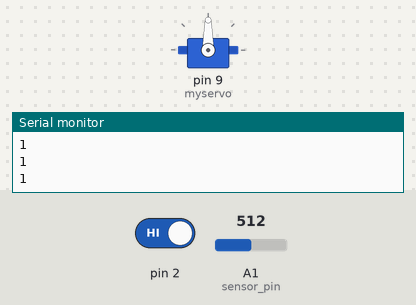
This sketch was run on a simulated Arduino Uno, built with avr-gcc and run on an emulated ATmega328P. On the bench: servo, the last lines printed to the serial monitor. The test bench sets the inputs (shaded band); at power-on: pin 2 HIGH, A1 (sensor_pin) = 512.

Above: at 4.8 s.
4.9 s: pin 2 driven LOW
At 8.9 s:
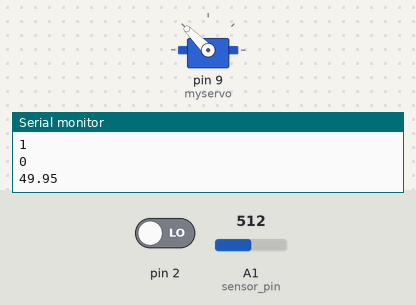
9.5 s: A1 (sensor_pin) set to 673
15.5 s: A1 (sensor_pin) set to 695
21.5 s: A1 (sensor_pin) set to 511
27.5 s: A1 (sensor_pin) set to 716
At 30.0 s:
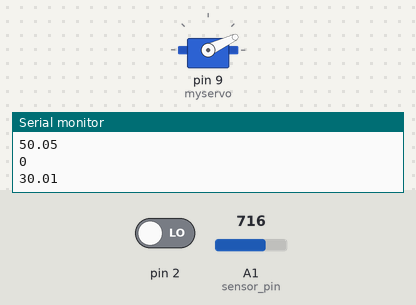
30.8 s: A1 (sensor_pin) set to 306
Timing chart, 0 to 37.8 s (numbered marks = the images above; inputs shaded):
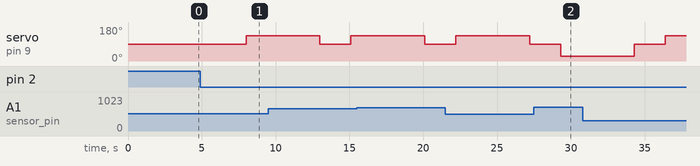

The sketch:

smart_dustbin_v_1.0.ino
```cpp
//Moisture Sensor Variables
const int sensor_pin = A1;
float moisture_percentage;
int sensor_analog;

//Servo Code
#include <Servo.h>
Servo myservo;


void setup(){
  Serial.begin(9600);
  pinMode(2,INPUT);
  myservo.attach(9);
  myservo.write(90);  // set servo to mid-point

 }
void loop(){
  int IR = digitalRead(2);
  Serial.println(IR);
  delay(2000);
   if(IR==0)
  {

  sensor_analog = analogRead(sensor_pin);
  moisture_percentage = ( 100-( (sensor_analog/1023.00) * 100 ) );
  //Serial.println(sensor_analog);
  Serial.println(moisture_percentage);
  servo();

  }
  else
  {
    myservo.write(90);
    //myservo.detach();
  }
}


void servo()
{
if(moisture_percentage<=33)
  {
   myservo.write(25);
   delay(5000);
   myservo.write(90);
   delay(100);
   //myservo.detach();
   }
  else
   {
    myservo.write(135);
    delay(5000);
    myservo.write(90);
    delay(100);
   //myservo.detach();
    }
}
```

Measured:
- after the input at 4.9 s, servo on pin 9 (myservo): 90° → 135° after 3.1 s
- after the input at 27.5 s, servo on pin 9 (myservo): 90° → 25° after 1.8 s
